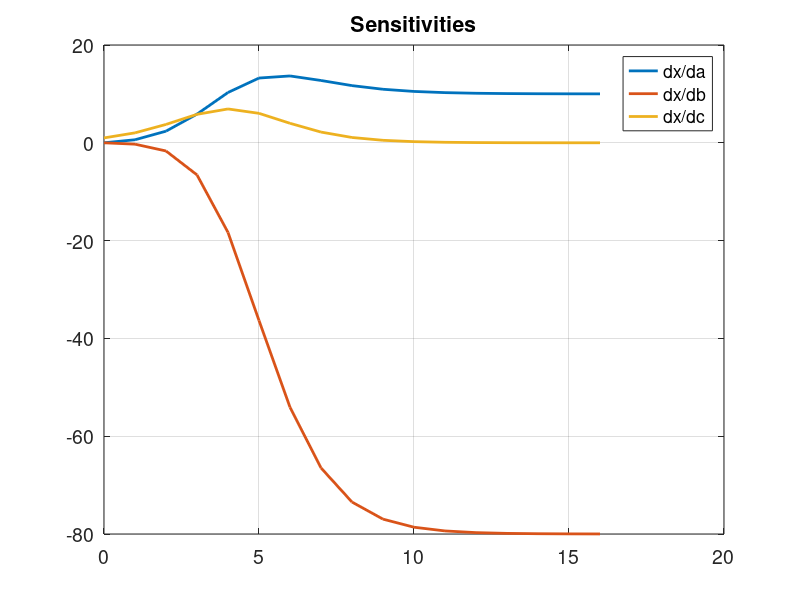
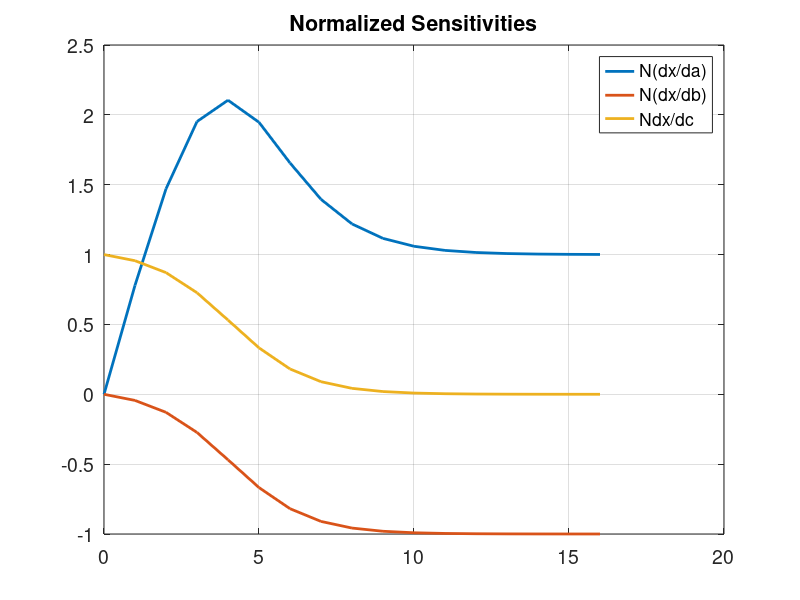

The MATLAB source for these figures, in order:
clear all
close all

% Parameters 
% 0.8 0.01 0.1
a  = 0.8;
b  = 0.1;
x0 = 0.3;   
k = (a/x0)-b;

% Interval
t_end = 16;
t = 0:1:t_end;

% Solution
x_sol = a./(b + (-b + a/x0)./exp(a.*t));

% dx_da = (b+(a.*t*k-b).*exp(-a.*t))./(b+k.*exp(-a.*t)).^2;
% dx_db = (-a.*(1.-exp(-a.*t)))./(b+k.*exp(-a.*t)).^2;

dx_da = (exp(a.*t).*x0.*(b*(-1+exp(a.*t))*x0 + a.*t.*(a - b.*x0)))./(a + b*(-1 + exp(a.*t)).*x0).^2;
dx_db = -((a.*exp(a.*t).*(-1 + exp(a.*t)).*x0.^2)./(a+b.*(-1 + exp(a.*t)).*x0).^2);

dx_dc = a^2*exp(a.*t)./(a+b*(exp(a.*t)-1)*x0).^2;

% plot
figure(1)
h1=plot(t,dx_da,'LineWidth',2)
hold on
h2=plot(t,dx_db,'LineWidth',2)
h3=plot(t,dx_dc,'LineWidth',2)
grid on
legend([h1 h2 h3],'dx/da','dx/db','dx/dc')
set(gca,'FontSize',14)
title('Sensitivities')


% Normalization
Ndx_da =  dx_da.*(a./x_sol);
Ndx_db =  dx_db.*(b./x_sol);
Ndx_dc =  dx_dc.*(x0./x_sol);

% plot
figure(2)
h1=plot(t,Ndx_da,'LineWidth',2)
hold on
h2=plot(t,Ndx_db,'LineWidth',2)
h3=plot(t,Ndx_dc,'LineWidth',2)
grid on
legend([h1 h2 h3],'N(dx/da)','N(dx/db)','Ndx/dc')
set(gca,'FontSize',14)
title('Normalized Sensitivities')

save ref.mat